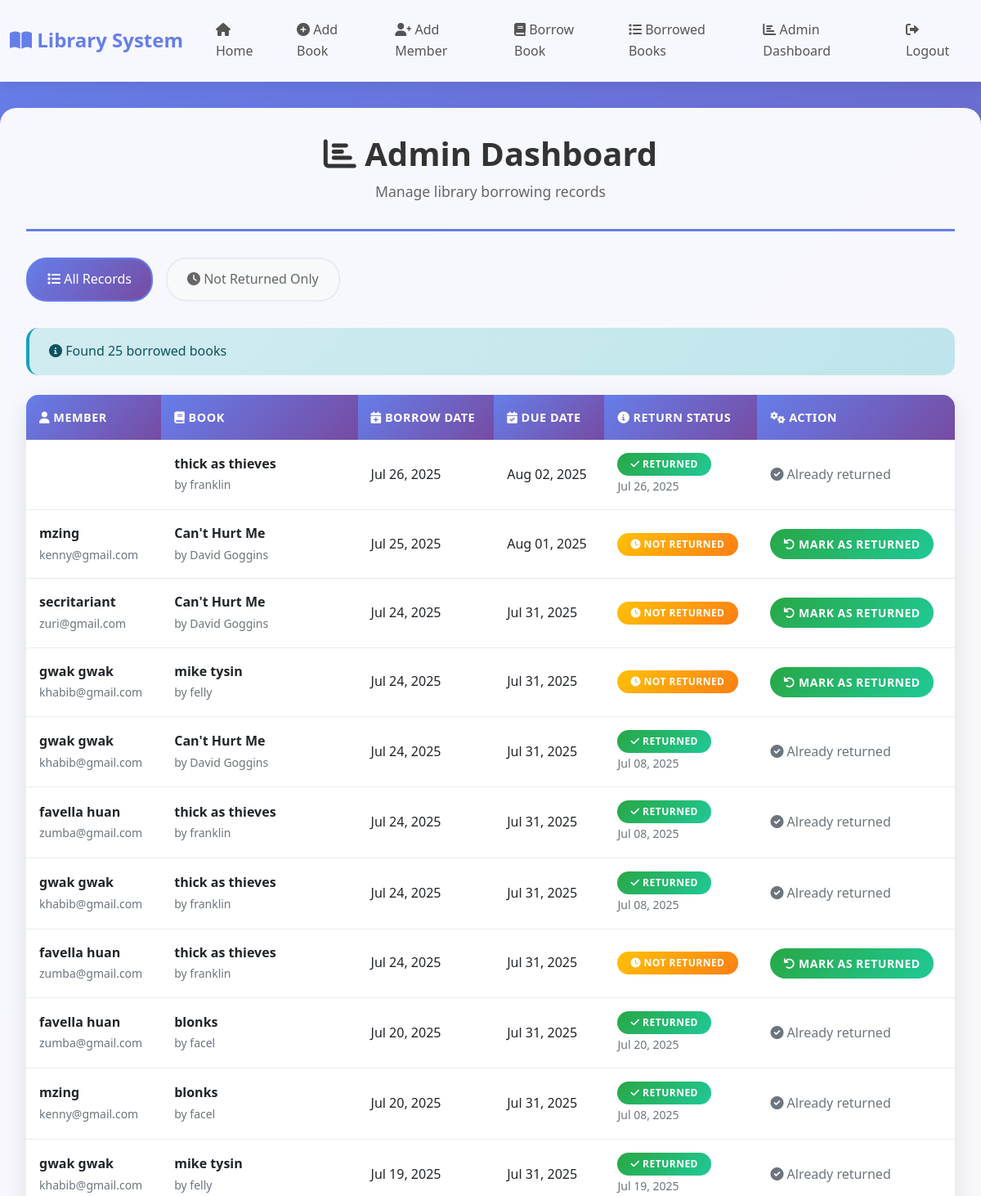
Before: /admin-dashboard/ (signed in, upper part) with the older database file.
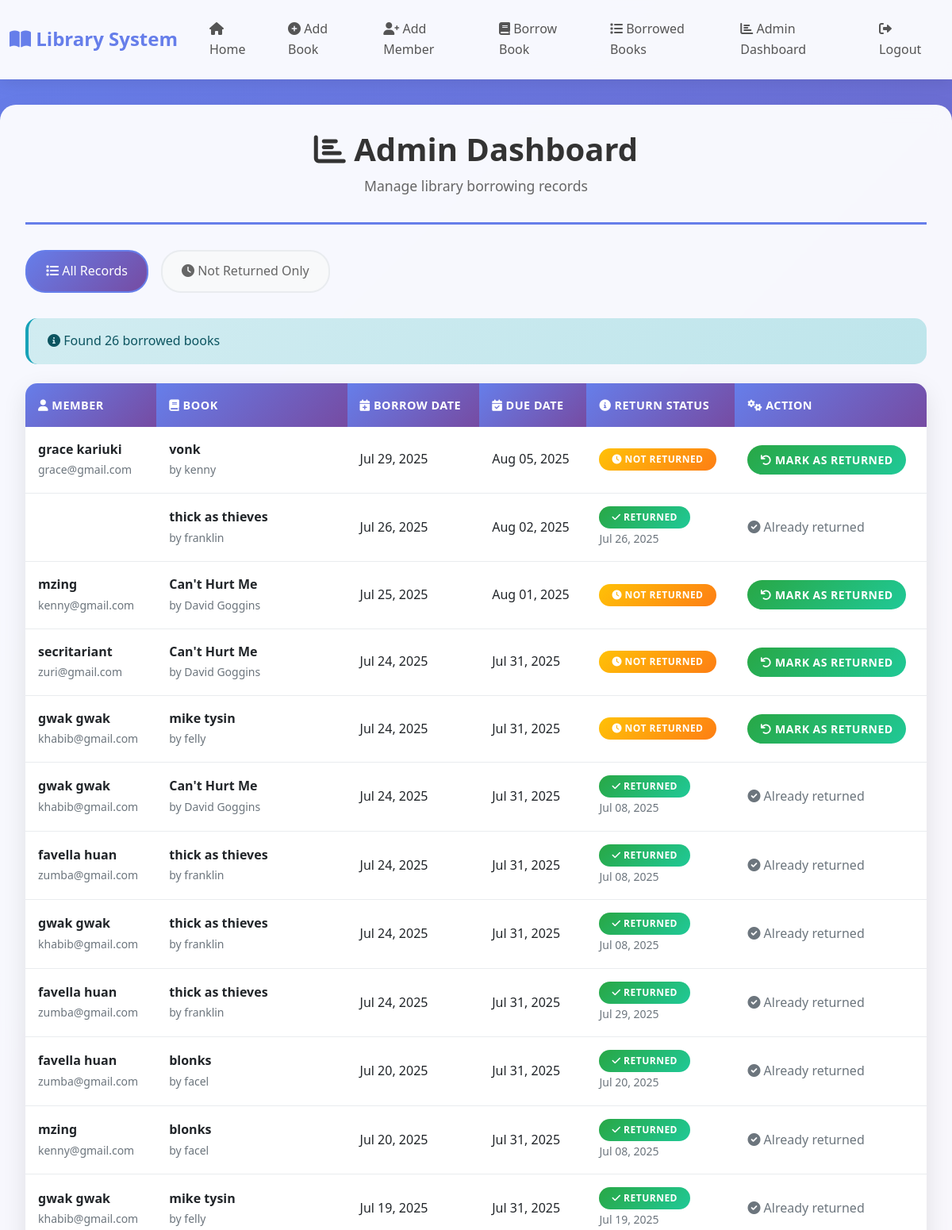
After: the same page with the newer database file.
### library_app/models.py (models this page shows, shortened)
class BorrowedBook(models.Model):
    member=models.ForeignKey(Member,on_delete=models.CASCADE)
    user=models.OneToOneField(User,on_delete=models.CASCADE,null=True, blank=True)
    book=models.ForeignKey(Book,on_delete=models.CASCADE)
    borrowdate=models.DateField(auto_now_add=True)
    returndate=models.DateField(null=True, blank=True)
    is_returned=models.BooleanField(default=False)
    due_date = models.DateTimeField(default=default_due_date, null=False)

class Book(models.Model):
    title=models.CharField(max_length=255)
    author=models.CharField(max_length=255)
    total_copies=models.PositiveIntegerField(validators=[minvalidator(0)], default=0)
    available_copies=models.PositiveIntegerField(validators=[minvalidator(0)], default=0)
    date_added=models.DateField(auto_now_add=True)

class Member(models.Model):
    user = models.OneToOneField(User, on_delete=models.CASCADE, null=True, blank=True)
    fullname=models.CharField(max_length=255)
    email=models.EmailField()
    phonenumber=models.CharField(max_length=13,validators=[RegexValidator(r'^\+?\d{10,13}$',message='Enter a valid phone number(10-13digits)')],)
    registration_date=models.DateField(auto_now_add=True)

### library_app/views.py (the view)
# urls.py: path('admin-dashboard/', views.admin_dashboard, name='admin_dashboard'),
@staff_member_required
def admin_dashboard(request):
    filter_type = request.GET.get('filter')
    if filter_type == 'not_returned':
        borrowed_books = BorrowedBook.objects.select_related('member', 'book').filter(is_returned=False).order_by('-borrowdate')
    else:
        borrowed_books = BorrowedBook.objects.select_related('member', 'book').order_by('-borrowdate')
    print(f"Admin dashboard - Total books: {borrowed_books.count()}")
    print(f"Admin dashboard - Not returned: {BorrowedBook.objects.filter(is_returned=False).count()}")
    for book in borrowed_books:
        print(f"Admin - Book: {book.book.title}, Member: {book.member.fullname}, Is returned: {book.is_returned}")
    if not borrowed_books:
        messages.info(request, "No borrowed books found.")
    return render(request, 'admin_dashboard.html', {'borrowed_books': borrowed_books, 'now': timezone.now(), 'filter_type': filter_type})

### library_app/templates/admin_dashboard.html (shortened to what this page needs)
{% extends 'base.html' %}
{% block content %}
<div class="page-header">
    <h1><i class="fas fa-chart-bar"></i> Admin Dashboard</h1>
    <p class="subtitle">Manage library borrowing records</p>
</div>
<div class="filter-buttons">
    <a href="{% url 'admin_dashboard' %}" class="filter-btn {% if not filter_type %}active{% endif %}">
        <i class="fas fa-list"></i> All Records
    </a>
    <a href="{% url 'admin_dashboard' %}?filter=not_returned" class="filter-btn {% if filter_type == 'not_returned' %}active{% endif %}">
        <i class="fas fa-clock"></i> Not Returned Only
    </a>
</div>
{% if borrowed_books %}
    <div class="alert alert-info">
        <i class="fas fa-info-circle"></i> Found {{ borrowed_books|length }} borrowed books
    </div>
    <div class="table-container">
        <table class="table">
            <thead>
                <tr>
                    <th><i class="fas fa-user"></i> Member</th>
                    <th><i class="fas fa-book"></i> Book</th>
                    <th><i class="fas fa-calendar-plus"></i> Borrow Date</th>
                    <th><i class="fas fa-calendar-check"></i> Due Date</th>
                    <th><i class="fas fa-info-circle"></i> Return Status</th>
                    <th><i class="fas fa-cogs"></i> Action</th>
                </tr>
            </thead>
            <tbody>
                {% for record in borrowed_books %}
                    <tr>
                        <td>
                            <strong>{{ record.member.fullname }}</strong>
                            <br><small class="text-muted">{{ record.member.email }}</small>
                        </td>
                        <td>
                            <strong>{{ record.book.title }}</strong>
                            <br><small class="text-muted">by {{ record.book.author }}</small>
                        </td>
                        <td>{{ record.borrowdate|date:"M d, Y" }}</td>
                        <td>{{ record.due_date|date:"M d, Y" }}</td>
                        <td>
                            {% if record.is_returned %}
                                <span class="badge bg-success">
                                    <i class="fas fa-check"></i> Returned
                                </span>
                                <br><small class="text-muted">{{ record.returndate|date:"M d, Y" }}</small>
                            {% else %}
                                <span class="badge bg-warning">
                                    <i class="fas fa-clock"></i> Not Returned
                                </span>
                            {% endif %}
                        </td>
                        <td>
                            {% if not record.is_returned %}
                                <form method="post" action="{% url 'mark_as_returned' record.id %}" style="display: inline;">
                                    <button type="submit" class="btn btn-success btn-sm" onclick="return confirm('Are you sure you want to mark this book as returned?')">
                                        <i class="fas fa-undo"></i> Mark as Returned
                                    </button>
                                </form>
                            {% else %}
                                <span class="text-muted">
                                    <i class="fas fa-check-circle"></i> Already returned
                                </span>
                            {% endif %}
                        </td>
                    </tr>
                {% endfor %}
            </tbody>
        </table>
    </div>
{% else %}
    <div class="alert alert-info">
        <i class="fas fa-info-circle"></i> No borrowed books found.
    </div>
{% endif %}
{% endblock %}

Changed rows visible on the page:
added BorrowedBook: member.fullname "grace kariuki", member.email "grace@gmail.com", book "vonk", book.author "kenny", borrowdate "Jul 29, 2025", due_date "Aug 05, 2025", is_returned False (drawn)
changed BorrowedBook (number 9 of 12 on the later page): returndate (not shown) → "Jul 29, 2025"; is_returned "NOT RETURNED MARK AS RETURNED" → "RETURNED Already returned"
Other visible differences:
{{ borrowed_books|length }}: "25" → "26"
